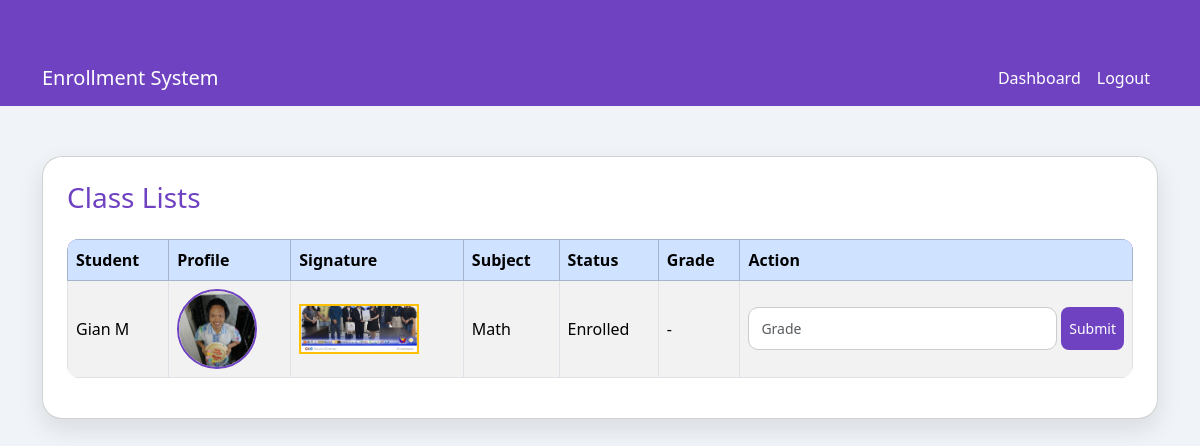
The app's page /class_list.php (signed in) with its own data.
### tables this page shows
CREATE TABLE `enrollments` (
  `id` int(11) NOT NULL,
  `student_id` int(11) NOT NULL,
  `subject_id` int(11) NOT NULL,
  `status` enum('enrolled','completed') DEFAULT 'enrolled',
  `grade` varchar(5) DEFAULT NULL
);

CREATE TABLE `users` (
  `id` int(11) NOT NULL,
  `role` enum('student','faculty','admin') NOT NULL,
  `username` varchar(50) NOT NULL,
  `password` varchar(255) NOT NULL,
  `full_name` varchar(100) NOT NULL,
  `profile_pic` varchar(255) DEFAULT NULL,
  `signature_img` varchar(255) DEFAULT NULL
);

CREATE TABLE `subjects` (
  `id` int(11) NOT NULL,
  `code` varchar(20) NOT NULL,
  `title` varchar(100) NOT NULL,
  `prerequisite_id` int(11) DEFAULT NULL
);

### class_list.php (the view, shortened to what this page needs)
<?php
include 'header.php';
include 'db.php';
$enrollments = $conn->query("
    SELECT e.id as enroll_id, u.full_name, u.profile_pic, u.signature_img, s.title, e.grade, e.status
    FROM enrollments e
    JOIN users u ON e.student_id=u.id
    JOIN subjects s ON e.subject_id=s.id
    ORDER BY s.title, u.full_name
");
?>
<div class="card p-4 mt-4">
    <h3 class="mb-4">Class Lists</h3>
    <table class="table table-striped table-bordered align-middle">
        <thead class="table-primary">
            <tr>
                <th>Student</th>
                <th>Profile</th>
                <th>Signature</th>
                <th>Subject</th>
                <th>Status</th>
                <th>Grade</th>
                <th>Action</th>
            </tr>
        </thead>
        <tbody>
            <?php while($row = $enrollments->fetch_assoc()): ?>
            <tr>
                <td><?= $row['full_name'] ?></td>
                <td>
                    <?php if($row['profile_pic']): ?>
                        <img src="uploads/<?= $row['profile_pic'] ?>" class="profile rounded-circle" width="50" height="50">
                    <?php else: ?>
                        -
                    <?php endif; ?>
                </td>
                <td>
                    <?php if($row['signature_img']): ?>
                        <img src="uploads/<?= $row['signature_img'] ?>" class="signature" width="80" height="50">
                    <?php else: ?>
                        -
                    <?php endif; ?>
                </td>
                <td><?= $row['title'] ?></td>
                <td><?= ucfirst($row['status']) ?></td>
                <td><?= $row['grade'] ?? '-' ?></td>
                <td>
                    <form method="post" class="d-flex gap-1">
                        <input type="text" name="grade" class="form-control form-control-sm" placeholder="Grade" value="<?= $row['grade'] ?>">
                        <button type="submit" name="submit_grade" class="btn btn-primary btn-sm">Submit</button>
                    </form>
                </td>
            </tr>
            <?php endwhile; ?>
        </tbody>
    </table>
</div>

### style.css (style rules this page uses)
html, body { height: 100%; margin: 0; font-family: 'Segoe UI', Tahoma, Geneva, Verdana, sans-serif; background-color: #f0f4f8; color: #333; }
.card { background-color: #fff; border-radius: 20px; padding: 30px; min-height: 250px; box-shadow: 0 10px 25px rgba(0,0,0,0.1); transition: transform 0.3s ease, box-shadow 0.3s ease; }
.btn-primary { background-color: #6f42c1; border: none; border-radius: 8px; transition: background-color 0.3s ease, transform 0.2s ease; }
.form-control, .form-select { border-radius: 10px; border: 1px solid #ccc; padding: 10px 12px; transition: border-color 0.3s ease, box-shadow 0.3s ease; }
table { border-radius: 12px; overflow: hidden; width: 100%; border-collapse: collapse; }
table thead { background-color: #6f42c1; color: #fff; }
.table .btn { border-radius: 8px; transition: all 0.2s ease; }
img.profile { width: 80px; height: 80px; object-fit: cover; border-radius: 50%; border: 2px solid #6f42c1; transition: transform 0.3s ease; }
img.signature { width: 120px; height: 50px; object-fit: cover; border: 2px solid #ffc107; }
h3, h4 { color: #6f42c1; }

### records on screen
enrollments: student.full_name "Gian M", student.profile_pic (picture), student.signature_img (picture), subject.title "Math", status "Enrolled", grade "-"
